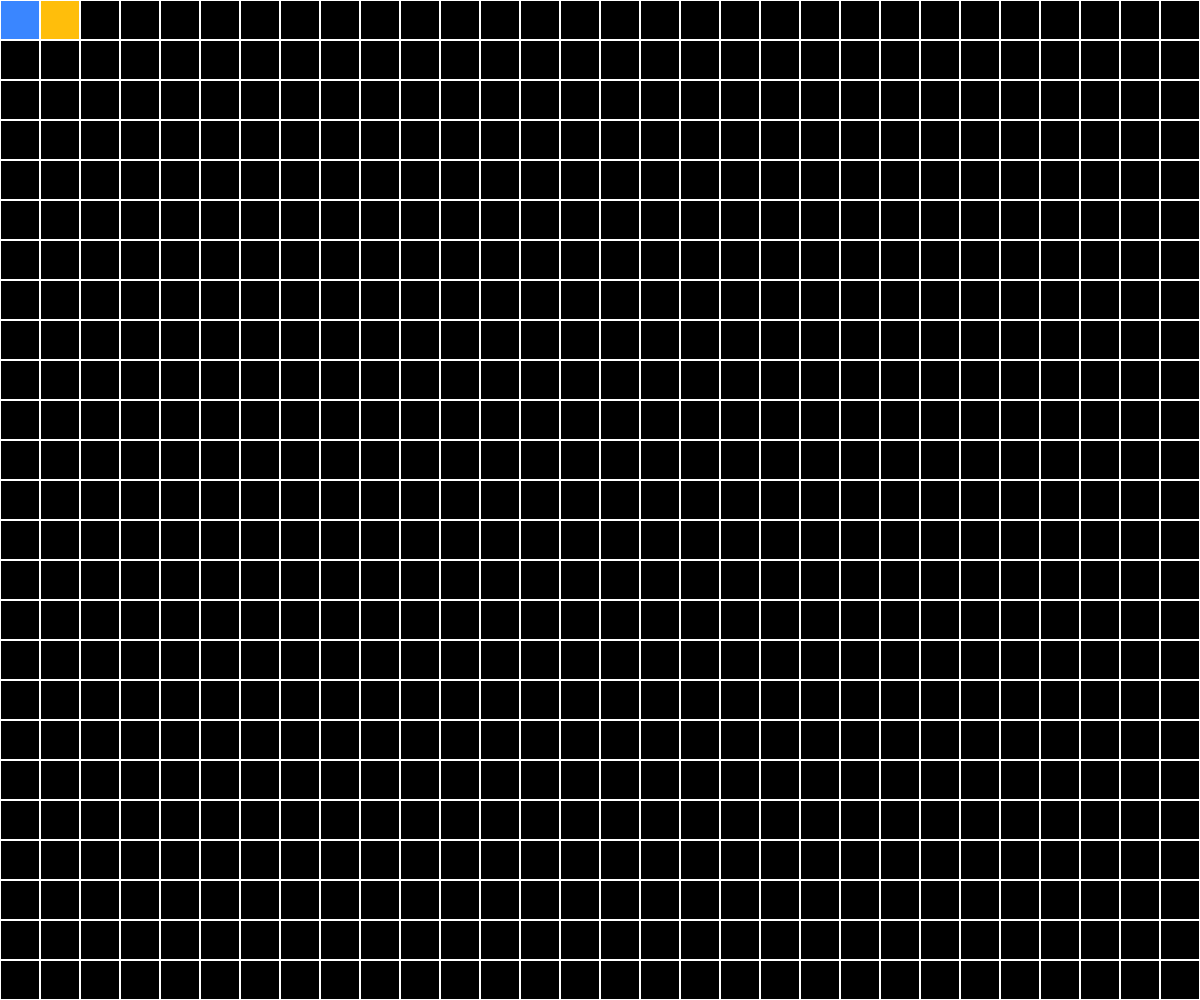
Frame 1 (no input)
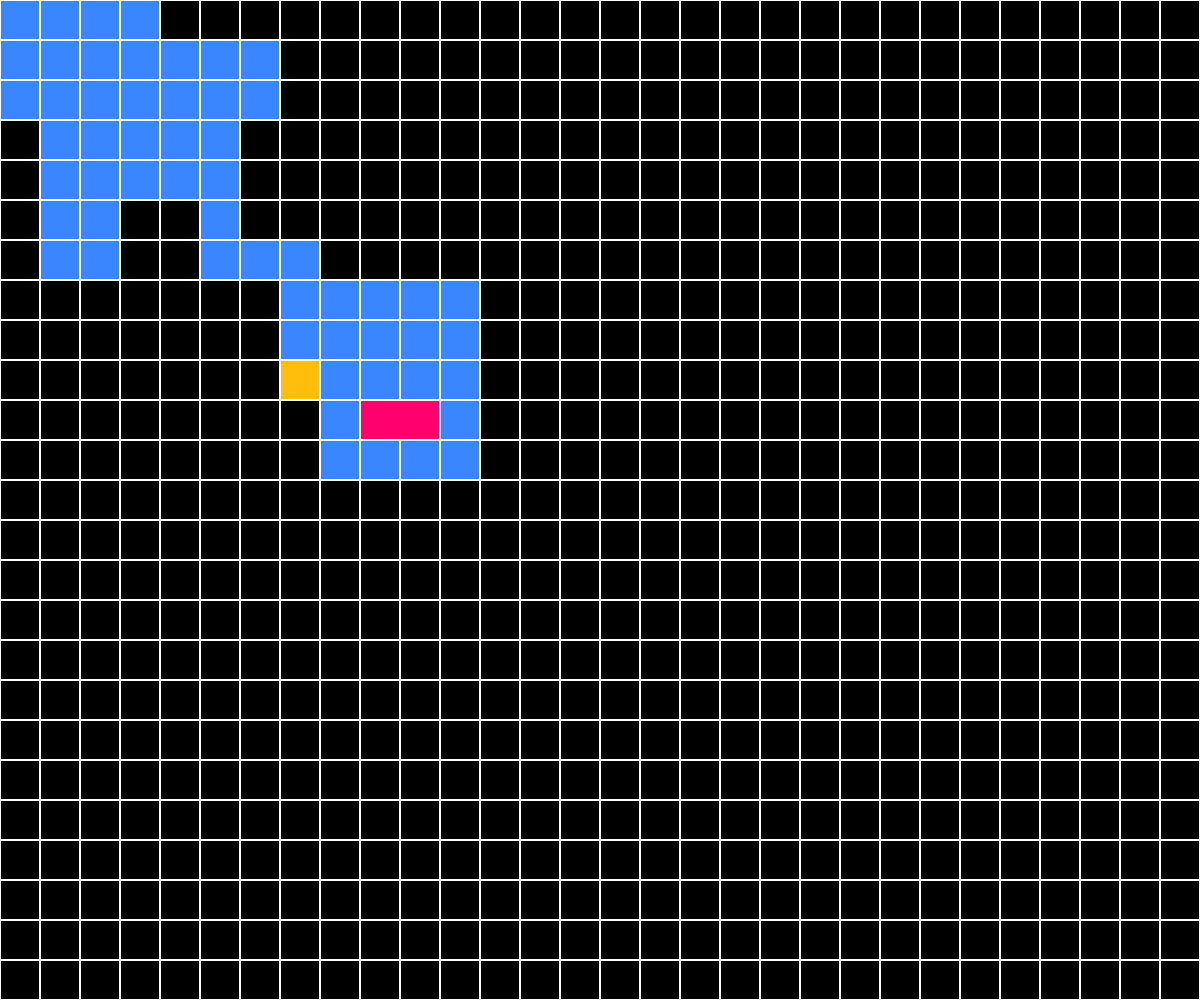
Frame 60 (no input)
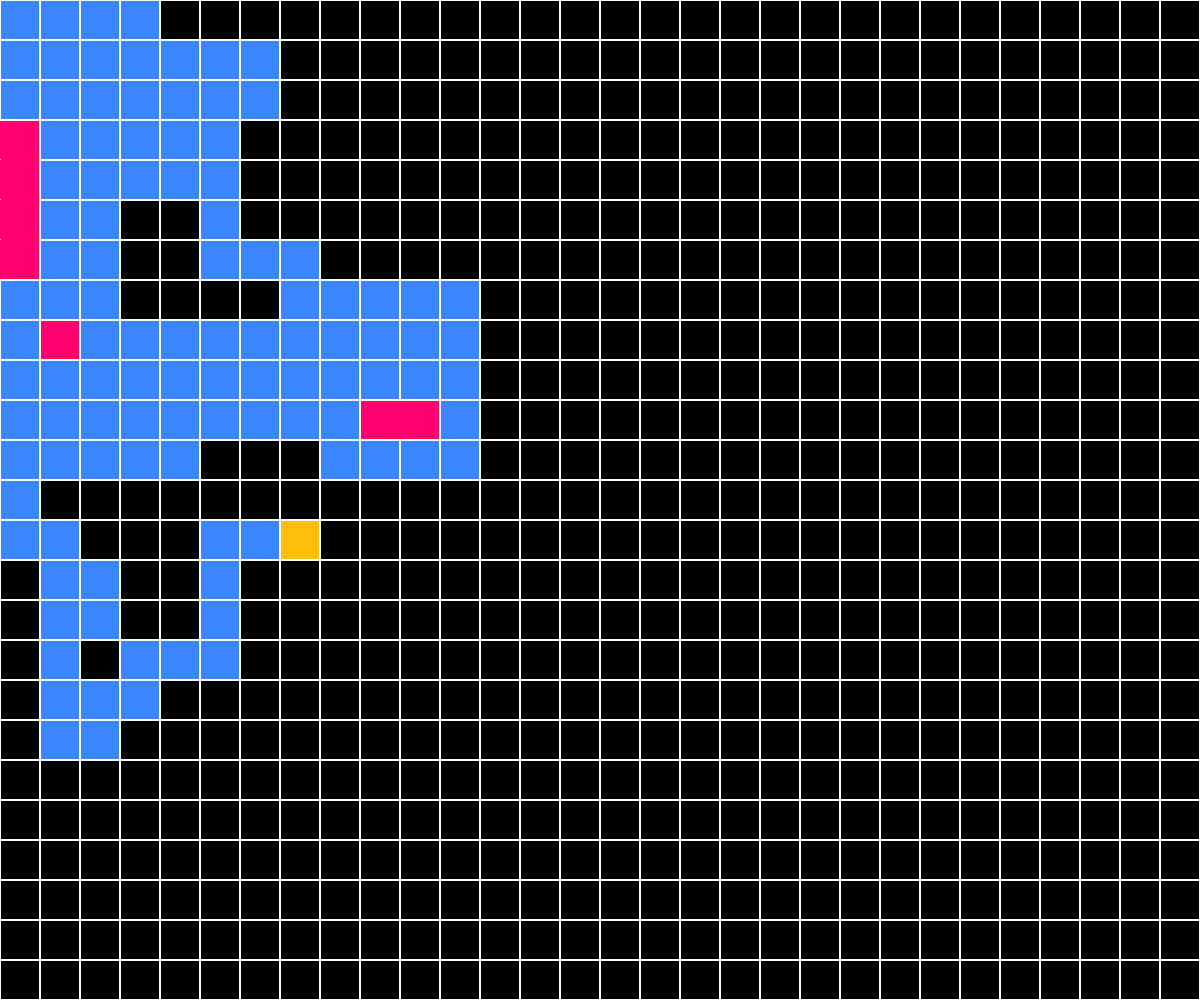
Frame 120 (the mouse pressed at the canvas centre since frame 60)

The p5.js sketch that drew these frames (run headless with seeded random() and noise() and a simulated clock; from frame 60 on, the mouse is pressed at the canvas centre):

// p5.js sketch
// ── sketch.js
var cols;
var rows;
var s = 40;
var grid = [];
var current;
var end;
var stack = [];
function getIndex(i, j) {
  if (i < 0 || j < 0 || i > cols - 1 || j > rows - 1) {
    return -1;
  }
  return i + j * cols;
}
function removeWalls(a, b) {
  let x = a.i - b.i;
  let y = a.j - b.j;
  if (x === 1) {
    a.walls[3] = false;
    b.walls[1] = false;
  } else if (x === -1) {
    a.walls[1] = false;
    b.walls[3] = false;
  }
  if (y === 1) {
    a.walls[0] = false;
    b.walls[2] = false;
  } else if (y === -1) {
    a.walls[2] = false;
    b.walls[0] = false;
  }
}
class cell {
  constructor(i, j) {
    this.x = i * s;
    this.y = j * s;
    this.i = i;
    this.j = j;
    this.visited = false;
    this.walls = [true, true, true, true]; //top right bottom left
    this.show = function () {
      stroke(255);
      strokeWeight(2);
      if (this.walls[0]) line(this.x, this.y, this.x + s, this.y); //
      if (this.walls[1]) line(this.x + s, this.y, this.x + s, this.y + s); //
      if (this.walls[2]) line(this.x + s, this.y + s, this.x, this.y + s); //
      if (this.walls[3]) line(this.x, this.y + s, this.x, this.y); //
      if (this.visited) {
        noStroke();
        fill(255, 0, 110);
        rect(this.x, this.y, s, s);
      }
    };
    this.checkNeighbors = function () {
      var neighbors = [];
      this.visited = true;
      var top = grid[getIndex(i, j + 1)];
      var right = grid[getIndex(i + 1, j)];
      var bottom = grid[getIndex(i, j - 1)];
      var left = grid[getIndex(i - 1, j)];
      if (top && !top.visited) {
        neighbors.push(top);
      }
      if (right && !right.visited) {
        neighbors.push(right);
      }
      if (bottom && !bottom.visited) {
        neighbors.push(bottom);
      }
      if (left && !left.visited) {
        neighbors.push(left);
      }

      if (neighbors.length > 0) {
        var rand = floor(random(0, neighbors.length));
        return neighbors[rand];
      } else {
        return undefined;
      }
    };
  }
}
function setup() {
  createCanvas(window.innerWidth, window.innerHeight);
  cols = floor(width / s);
  rows = floor(height / s);
  for (let j = 0; j < rows; j++) {
    for (let i = 0; i < cols; i++) {
      grid.push(new cell(i, j));
    }
  }
  current = grid[0];
  background(0);
}
function draw() {
  //step 1
  current.visited = true;
  var next = current.checkNeighbors();
  if (next) {
    next.visited = true;
    //step 2
    stack.push(current);
    //step 3
    removeWalls(next, current);
    //step 4
    current = next;
  } else if (stack.length > 0) {
    current = stack.pop();
  } else {
    end = grid[grid.length - 1];
    noLoop();
  }

  //draw reg
  for (let i = 0; i < grid.length; i++) {
    grid[i].show();
  }
  //draw stack
  for (let i = 0; i < stack.length; i++) {
    fill(58, 134, 255);
    rect(stack[i].x, stack[i].y, s, s);
  }
  //draw current
  fill(255, 190, 11);
  rect(current.x, current.y, s, s);

  //draw end
  if (end) {
    fill(131, 56, 236);
    rect(end.x, end.y, s, s);
  }
}

// ── style.css
html,
body {
  margin: 0;
  padding: 0;
  display: flex;
  align-items: center;
  justify-content: center;
  background-color: black;
}

canvas {
  position: absolute;
  top: 50%;
  left: 50%;
  transform: translate(-50%, -50%);
  display: block;
}
